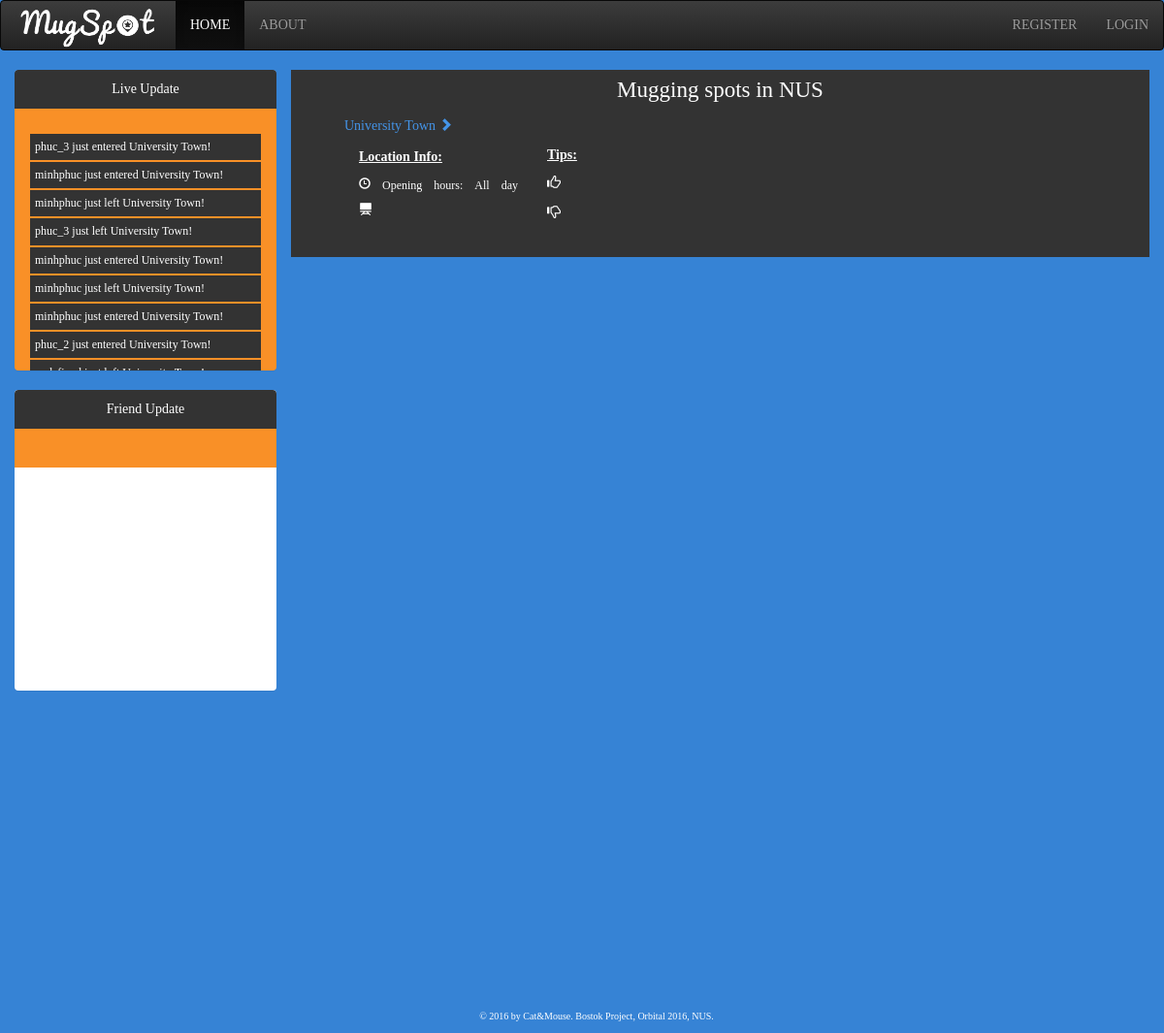
The page /mugspot/ on the database its author committed.
### mugspot/models.py (models this page shows, shortened)
class LiveUpdate(models.Model):
	username = models.CharField(max_length=200, default="")
	status = models.BooleanField(default=True)
	date_time = models.DateTimeField(default=timezone.now)
	place = models.ForeignKey(MugSpot,
		on_delete=models.CASCADE,
		blank=True,
		null=True,
		)

class MugSpot(models.Model):
	ancestor_spot = models.ForeignKey(
		'self',
		on_delete=models.CASCADE,
		null=True,
		blank=True,
		)
	spot_name = models.CharField(max_length=200)
	capacity = models.IntegerField(default=0)
	occupied = models.IntegerField(default=0)
	detail_lvl = models.IntegerField(default=0)
	lat_lmt_min = models.FloatField(default=0)
	lat_lmt_max = models.FloatField(default=0)
	lng_lmt_min = models.FloatField(default=0)
	lng_lmt_max = models.FloatField(default=0)

### mugspot/views.py (the view, shortened to what this page needs)
# urls.py: url(r'^(?P<place_id>[0-9]+)/$', views.index, name='index'),
def index(request, place_id=0):
	def find_pos(usr):
		place_indicator = True
		user_pos = Position.objects.filter(user=usr)
		if len(user_pos) == 0:
			return "No position object yet"
		user_pos = user_pos[0]
		all_places = MugSpot.objects.all()
		for place in all_places:
			if (place.lat_lmt_min <= user_pos.latitude <= place.lat_lmt_max) and (place.lng_lmt_min <= user_pos.longitude <= place.lng_lmt_max):
				return (place_indicator,place)
			else:
				pass
		place_indicator = False
		return (place_indicator,0)
	ancestor_place = MugSpot.objects.filter(id=place_id)
	user_1 = request.user
	user_indicator = 0 # Used to check if the user is logged in
	if (user_1.is_authenticated()):
		user_indicator = 1
	else:
		user_indicator = 0
	sessions = Session.objects.all().order_by('-expire_date')
	live_update_list = LiveUpdate.objects.all().order_by('date_time')
	"""
	all_curr_users_p = []
	all_curr_users = []
	for session in sessions:
		data = session.get_decoded()
		user_s = User.objects.filter(id=data['_auth_user_id'])[0]
		res_find_pos = find_pos(user_s) #Determine the user's location to be within the mugspots or outside the mugspots
		if res_find_pos == "No position object yet":
			pass
		else:
			user_p = Position.objects.filter(user=user_s)[0]
			all_curr_users_p.append(user_p)
			all_curr_users.append(user_s.username)
			"""
	if (len(ancestor_place)>0):
		list_places = MugSpot.objects.filter(ancestor_spot=ancestor_place[0]).order_by('-spot_name')
		return render(request, 'mugspot/index.html', {
				'list_places':list_places,
				'place':ancestor_place[0].__str__,
				'user_indicator': user_indicator,
				'username': user_1.username,
				'live_update_list': live_update_list,
				'user': user_1,
			})
	else:
		list_places = MugSpot.objects.filter(ancestor_spot=None).order_by('-spot_name')
		return render(request, 'mugspot/index.html', {
				'list_places':list_places,
				'place':'NUS',
				'user_indicator': user_indicator,
				'username': user_1.username,
				'live_update_list': live_update_list,
				'user': user_1,
			})

### mugspot/templates/mugspot/index.html (shortened to what this page needs)
<!DOCTYPE html>
<html lang="en">
	<head>
		<link rel="stylesheet" href="https://maxcdn.bootstrapcdn.com/bootstrap/3.3.6/css/bootstrap-theme.min.css">
		<link rel="stylesheet" href="https://maxcdn.bootstrapcdn.com/bootstrap/3.3.6/css/bootstrap.min.css">
	</head>
	<body>
		{% load staticfiles %}
		<nav class="navbar navbar-inverse">
	  		<div class="container-fluid">
    			<div class="navbar-header">
					<a class="navbar-brand" href="{% url 'mugspot:index' %}"><img src="{% static 'mugspot/logo.png' %}" width="150" height="45" style="position: relative; top:-10px; "  alt="Logo"></a>
				</div>
    			<div class="nav navbar-nav">
      				<li class="active"><a href = "{% url 'mugspot:index' %}">HOME</a></li>
      				<li><a href="{% url 'mugspot:about' %}"> ABOUT </a></li>
    			</div>
    			{% if user_indicator == 1 %}
    			<div class="nav navbar-nav navbar-right">
        			<li> <a href="{% url 'mugspot:user_profile_view' user.id %}"> MY PROFILE &nbsp; <span class="glyphicon glyphicon-menu-hamburger"></span></a> </li>
      			</div>
      			{% else %}
    			<div class="nav navbar-nav navbar-right">
      				<li> <a href="{% url 'mugspot:register' %}"> REGISTER</a> </li>
      				<li> <a href="{% url 'mugspot:login' %}"> LOGIN</a> </li>
      			</div>
      			{% endif %}
  			</div>
		</nav>
		<div class="row">
			<div class="container-fluid">
				<div class = "col-md-3" style="padding:0px;">
					<div class="container-fluid">
						{% if user_indicator == 0 %}
						<div class="panel panel-default" style="height:310px;" >
							<div class="panel-heading"> Live Update </div>
							<div class="panel-body">
								<div id="live_update">
									<ul>
									{% for live_update_element in live_update_list %}
										{% if live_update_element.place == null and live_update_element.status == True %}
										<li>
											{{ live_update_element.username }} just entered a new MugSpot!
										</li>
											{% elif live_update_element.place == null and live_update_element.status != True %}
										<li>
											{{ live_update_element.username }} just left a new MugSpot!
										</li>
											{% elif live_update_element.place != null and live_update_element.status != True %}
										<li>
											{{ live_update_element.username }} just left {{ live_update_element.place.spot_name }}!
										</li>
											{% else %}
										<li>
											{{ live_update_element.username }} just entered {{ live_update_element.place.spot_name }}!
										</li>
											{% endif %}
										{% endfor %}
									</ul>
								</div>
							</div>
						</div>
						<div class="panel panel-default" style ="height:310px;">
							<div class="panel-heading"> Friend Update </div>
							<div class="panel-body">
							</div>
						</div>
						{% endif %}
				   		<div class="bottom-default"> &copy; 2016 by Cat&Mouse. Bostok Project, Orbital 2016, NUS. </div>
					</div>
				</div>
				<div class = "col-md-9" style="padding-left:0px">
					<div style="background-color: #333333; padding-top:5px; padding-bottom:5px;">
						<p style="font-size:23px; text-align: center; "> Mugging spots in {{ place }}</p>
						<ul>
						<table>
							<tr>
								{% for place in list_places %}
								<td style ="padding:0 15px 0 15px">
									<p>
			    		 				<a href="#"> {{ place.spot_name }}</a>
			  							<a href="{% url 'mugspot:index' place.id %}"> <span class="glyphicon glyphicon-chevron-right"></span> </a>
			  							<div class="blockquote">
			  								<table>
			  									<tr>
			  										<td style ="padding:0 15px 0 15px">
												    	<p><u><b>Location Info: </b> </u> </p>
												    	<h6> <span class="glyphicon glyphicon-time""> Opening hours: All day </span></h6>
												    	<p> <span class="glyphicon glyphicon-blackboard""> </span></p>
												    </td>
												    <td style ="padding:0 15px 0 15px">
												    	<p><u><b>Tips: </b> </u> </p>
												    	<p> <span class="glyphicon glyphicon-thumbs-up"> </span></p>
												    	<p> <span class="glyphicon glyphicon-thumbs-down"> </span></p>
											    	</td>
											    </tr>
											</table>
										</div>
									</p>
								</td>
								{% endfor %}
							</tr>
						</table>
						</ul>
					</div>
					<div>
						<div id="map"></div>
					</div>
				</div>
			</div>
		</div>
	</body>
</html>

### mugspot/templates/mugspot/index.html (style rules this page uses)
#map { height: 800px; }
.panel { text-align: center; border: none; overflow: scroll; }
.panel > .panel-heading { background-image: none; background-color: #333333!important; color: white; border: none; }
.panel > .panel-body { background-image: none; background-color: #F99027; color: white; border: none; overflow-:scroll; }
.bottom-default { position: fixed; bottom: 10px; font-size: 10px; color: white; width: 100%; text-align: center; }
a { color: #4494E8 ; }
body { background-color:#3683D5; width: 100%; height: 100%; font-family: "Palatino Linotype", "Book Antiqua", Palatino, serif; overflow: scroll; color: white; }
ul { list-style:none; }
ul li { float:left; width:120%; padding:5px; margin-left: -40px; margin-right: 40px; text-align: left; font-size:12px; border:1px solid ; border-color: #F99027; background-color: #333333; }
tr { padding-bottom: 5px; }

### rows shown on the page
LiveUpdate: username "phuc_3", place.spot_name "University Town"
LiveUpdate: username "minhphuc", place.spot_name "University Town"
LiveUpdate: username "minhphuc", place.spot_name "University Town"
LiveUpdate: username "phuc_3", place.spot_name "University Town"
LiveUpdate: username "minhphuc", place.spot_name "University Town"
LiveUpdate: username "minhphuc", place.spot_name "University Town"
LiveUpdate: username "minhphuc", place.spot_name "University Town"
LiveUpdate: username "phuc_2", place.spot_name "University Town"
MugSpot: spot_name "University Town"

### other values the page prints
{{ place }} "NUS"
